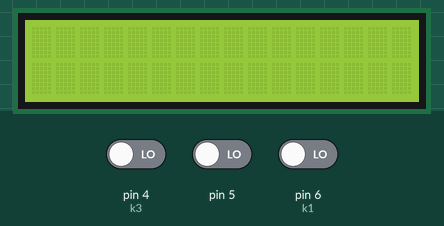
Bench run of a sketch on a simulated Arduino Uno, built with avr-gcc and run on an emulated ATmega328P. Shown: 16×2 character LCD. Inputs (shaded band) come from the test bench; at power-on: pin 6 (k1) LOW, pin 4 (k3) LOW, pin 5 LOW. What the sketch prints to the serial monitor is not drawn. At 6.1 s the program stops and its outputs stay as they are.

Above: at 0.9 s.
1.0 s: pin 6 (k1) driven HIGH
At 2.9 s:
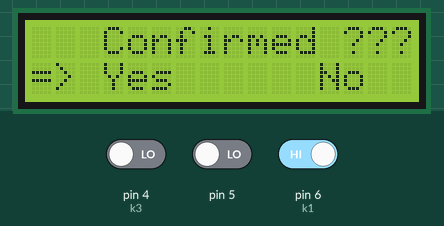
3.8 s: pin 4 (k3) driven HIGH and pin 5 driven HIGH
At 4.6 s:
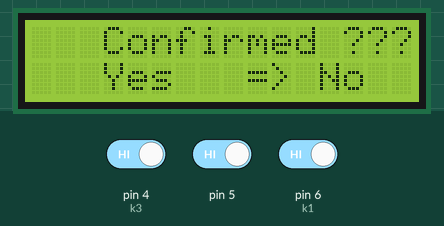
5.4 s: pin 4 (k3) driven LOW
At 5.9 s:
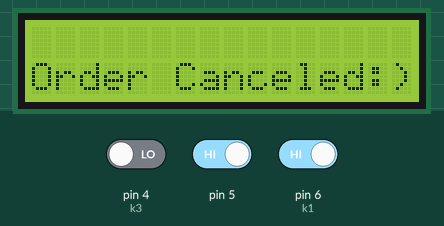
Timing chart, 0 to 7.6 s (numbered marks = the images above; inputs shaded):
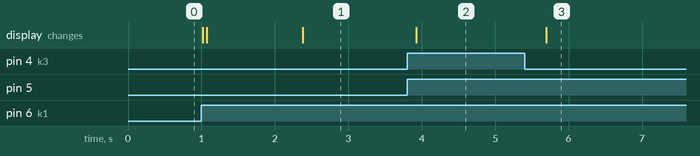

Measured:
- after the input at 1.0 s, the display: first changes at once (image 1 shows a later state)
- after the input at 3.8 s, the display: changes after 0.13 s (image 2)
- after the input at 5.4 s, the display: changes after 0.29 s (image 3)

The sketch:

sketch_may23a.ino
```cpp
#include <LiquidCrystal.h>

const int rs = 12, en = 11, d4 = 10, d5 = 9, d6 = 8, d7 = 7;
LiquidCrystal lcd(rs, en, d4, d5, d6, d7);

int k1 = 6, k2 = 5, k3 = 4;
int flag = 0, q = 1, k = 0, p = 1, g = 1;
static int a = 0, j = 0, b,num=0,num2=0;
String ice = "Ice Cream",milk = "Milk Shake",meal="Meal",desert="Desert",rice="Fried Rice",chicken = "Chicken",value="rice";

class Button{
  int buttonState;        // Current state of the button
  int lastButtonState;    // Previous state of the button
  int buttonState_1;        // Current state of the button
  int lastButtonState_1;    // Previous state of the button
  bool outputState;      // Current state of the output (OFF by default)
  int buttonPin,counter=0;
  public:
  Button(int pin){
    buttonPin = pin;       // Pin connected to the button
    buttonState = HIGH;        // Current state of the button
    lastButtonState = HIGH;    // Previous state of the button
    outputState = false;      // Current state of the output (OFF by default)
    pinMode(buttonPin, INPUT);  // Set buttonPin as input with internal pull-up resistor
  }
  bool longPress(){
  int count = 0;int x=1;
  while(!digitalRead(k3)){
    count++;
    delay(100);
    Serial.println(count);
    if(count>12){
      j=1;
      if(x==1) {lcd.clear();x=0;}
      lcd.setCursor(3, 0);lcd.print("Confirmed ???");
      lcd.setCursor(3, 1);lcd.print("Yes");
      lcd.setCursor(12, 1);lcd.print("No");
      lcd.setCursor(0, 1);lcd.print("=>");
    }
  }
  return j;
  }
  int onPress(){
    buttonState_1 = digitalRead(buttonPin);
    if (buttonState_1 == HIGH && lastButtonState_1 == LOW) {
      counter++;
      delay(100);
    }
    lastButtonState_1 = buttonState_1;
    counter = counter % 2;
    return counter;
    }

  bool press() {
    buttonState = digitalRead(buttonPin);
    if (buttonState != lastButtonState) {
      delay(50);
      if (buttonState == LOW) {
      outputState = true;a=1;
      return 1;
    }
    else {
      outputState = false;
      return 0;
    }
  }return 0;
  lastButtonState = buttonState;
  }
};
void display_1(String a, String b){
    lcd.setCursor(3, 0);lcd.print("1) ");lcd.print(a);
    lcd.setCursor(3, 1);lcd.print("2) ");lcd.print(b);
}
void display_2(int x,int flag){
  int i,j,k,l;
  if(flag){
      i=0,j=1,k=9,l=1;
  }
  else{
      i=0,j=0,k=0,l=1;
  }
  if(x){
      lcd.setCursor(i, j);
      lcd.print("  ");
      lcd.setCursor(k, l);
      lcd.print("=>");
  }
  else{
    lcd.setCursor(k, l);
    lcd.print("  ");
    lcd.setCursor(i, j);
    lcd.print("=>");
  }
}
void confirm(Button c,int bPress){
  int cPress = c.onPress();
            cPress = c.press();Serial.print(cPress);
            if( !bPress && cPress ){
            k = 1;
            while ( k == 1) {
              delay( 200 );
              if(q == 1 ) { lcd.clear(); q=0;}
              lcd.setCursor(0, 1);lcd.print("Order Confirmed");
              lcd.setCursor(3, 0);lcd.print(value);
            }
          }
          else if( bPress && cPress ){k = 2;
            while(k==2) {
              delay(200);
              if(p == 1) {lcd.clear(); p = 0;}
              lcd.setCursor(0, 1);lcd.print("Order Canceled:)");//Serial.print("Order Canceled:)");Serial.print(num);Serial.print("   ");

            }
          }
}
void save(int a,int b){
       if (a==0 && b==1) value = rice;
  else if (a==1 && b==1) value = chicken;
  else if (a==0 && b==2) value = ice;
  else if (a==1 && b==2) value = milk;
}
void setup() {
    Serial.begin(9600); lcd.begin(16, 2);
    Button a(k1), b(k2), c(k3), d(k1), e(k2), f(k3);
    while( 1 ) {

      if( !a.press() ) {
        display_1( meal, desert );
        int bPress = b.onPress();
        display_2( bPress, flag );
        int a=1;

        if( bPress ){
          int press = c.press();

          while( press ){

            if(a == 1) {
              lcd.clear();
              a = 0;
            }
            display_1( ice, milk );
            bPress = b.onPress();
            display_2(bPress, flag);int x = 1;
            int longPress = c.longPress();
            save(bPress,2);
            while( longPress ) {
              k=0;
              int bPress_3 = b.onPress();flag=1;
              display_2(bPress_3,flag);
              confirm(c,bPress_3);
            }
          }
        }

        else{
          int fpress = f.press();

          while( fpress ){

            if( g == 1 ) {
              lcd.clear();
              g = 0;
            }

            display_1(rice, chicken);
            int ePress_1 = e.onPress();
            display_2 ( ePress_1, flag ); int x = 1;
            int longPress = f.longPress();
            save(ePress_1,1);
            while( longPress ) {
              k = 0;
              int ePress_2 = e.onPress ();
              flag = 1;
              display_2(ePress_2, flag);
              confirm(f,ePress_2);//
            }
          }
        }
      }
    }
  }
void loop(){
}
```
